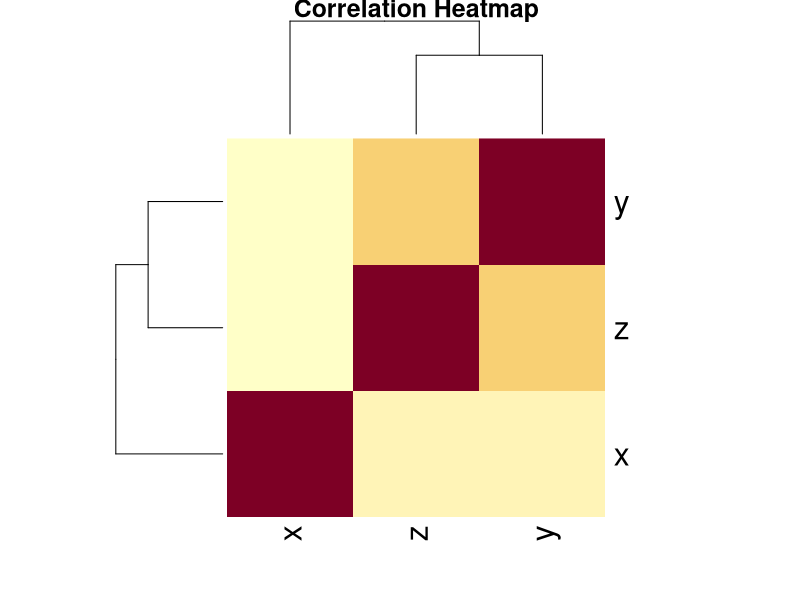

The R source for this figure:
data <- data.frame(x = rnorm(10), y = rnorm(10), z = rnorm(10))  
print(cor(data))  
heatmap(cor(data), main="Correlation Heatmap")  
